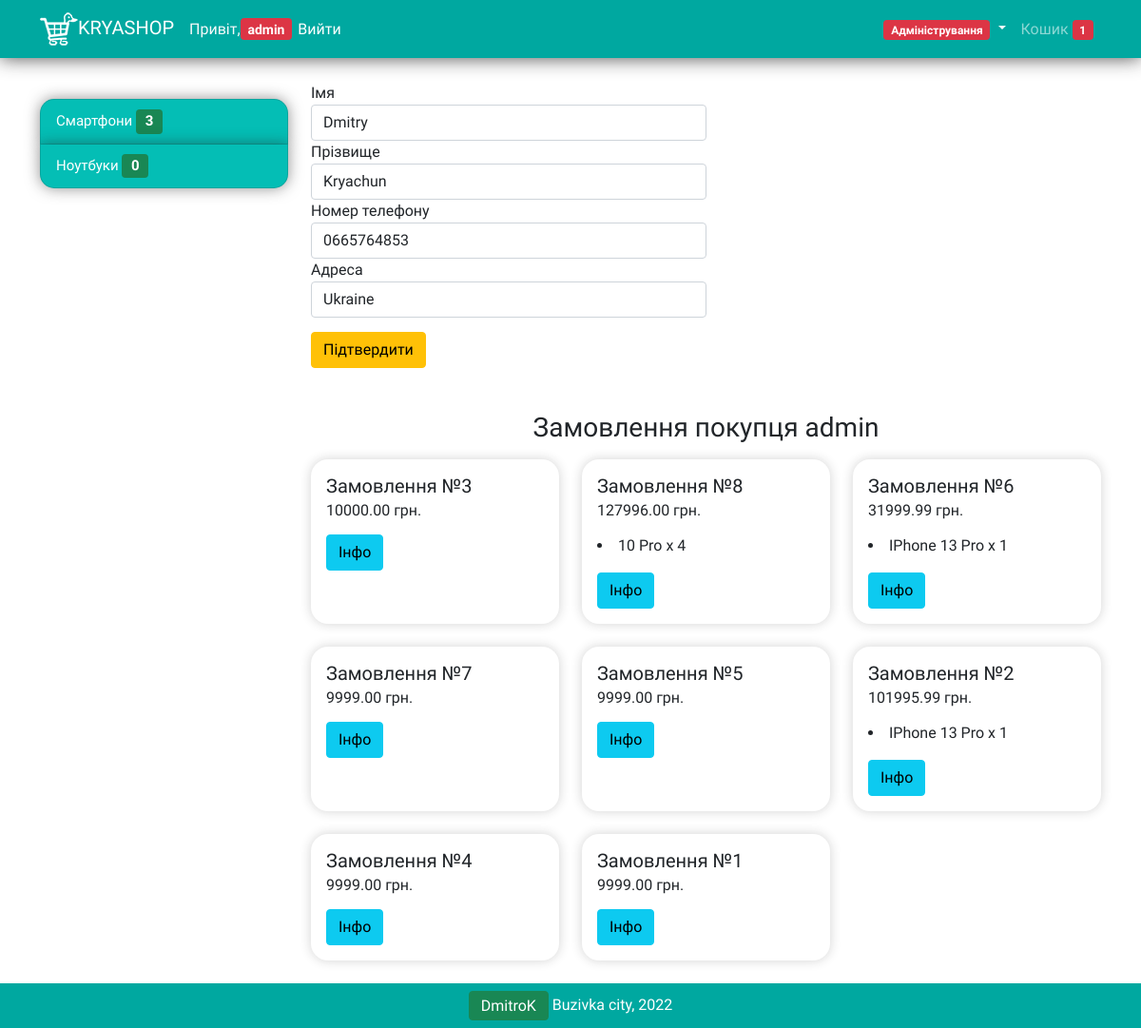
Screenshot of /profile/ (signed in) with the database file from the repository.
### Shop/models.py (models this page shows, shortened)
class Cart(models.Model):
    owner = models.ForeignKey('Customer', null=True, verbose_name='', on_delete=models.CASCADE)
    products = models.ManyToManyField(CartProduct, blank=True, related_name='related_cart')
    total_products = models.PositiveIntegerField(default=0)
    final_price = models.DecimalField(max_digits=9, decimal_places=2, default=0, verbose_name='Сумма до оплати')
    in_order = models.BooleanField(default=False)
    for_anonymous_user = models.BooleanField(default=False)
    class Meta:
        verbose_name = 'Кошик'
        verbose_name_plural = 'Кошики'

class Category(models.Model):
    name = models.CharField(max_length=100, verbose_name='Імя категорії')
    slug = models.SlugField(unique=True)
    class Meta:
        verbose_name = 'Категорія'
        verbose_name_plural = 'Категорії'
    def get_absolute_url(self):
        return reverse('category_detail', kwargs={'slug': self.slug})

class Customer(models.Model):
    user = models.ForeignKey(User, verbose_name='Користувач', on_delete=models.CASCADE)
    phone = models.CharField(max_length=20, verbose_name='Номер телефону', null=True, blank=True)
    address = models.CharField(max_length=255, verbose_name='Адреса', null=True, blank=True)
    orders = models.ManyToManyField('Order', verbose_name='Замовлення покупця', related_name ='related_customer')
    class Meta:
        verbose_name = 'Покупець'
        verbose_name_plural = 'Покупці'

class Order(models.Model):
    STATUS_NEW = 'new'
    STATUS_IN_PROGRESS = 'in_progress'
    STATUS_READY = 'is_ready'
    STATUS_COMPLETED = 'completed'
    BUYING_TYPE_SELF = 'self'
    BUYING_TYPE_DELIVERY = 'delivery'
    BUYING_TYPE_SHOP = 'shop'
    STATUS_CHOISES = (
        (STATUS_NEW, 'Нове замовлення'),
        (STATUS_IN_PROGRESS, 'Замовлення в процесі'),
        (STATUS_READY, 'Замовлення готове'),
        (STATUS_COMPLETED, 'Замовлення завершене')
    )
    BUYING_CHOISES = (
        (BUYING_TYPE_SELF,'Самовивіз'),
        (BUYING_TYPE_DELIVERY,'Доставка кур\'єром'),
    )
    customer = models.ForeignKey(Customer, verbose_name='Покупець', related_name ='related_orders', on_delete=models.CASCADE)
    first_name = models.CharField(max_length=255, verbose_name='Імя')
    last_name = models.CharField(max_length=255, verbose_name='Прізвище')
    phone = models.CharField(max_length=20, verbose_name='Номер телефону')
    cart = models.ForeignKey(Cart, verbose_name='Кошик', on_delete=models.CASCADE, null=True, blank=True)
    address = models.CharField(max_length=1024, verbose_name='Адреса', null=True, blank=True)
    status = models.CharField(max_length=100, verbose_name='Статус замовлення', choices=STATUS_CHOISES, default=STATUS_NEW)
    buying_type = models.CharField(max_length=100, verbose_name='Тип замовлення', choices=BUYING_CHOISES, default=BUYING_TYPE_SELF)
    comment = models.TextField(verbose_name='Комментарій', null=True, blank=True)
    created_at = models.DateTimeField(auto_now=True,  verbose_name='Дата створення замовлення')
    order_date = models.DateField(verbose_name='Дата отримання замовлення', default=(date.today() + timedelta(days=2)))
    class Meta:
        verbose_name = 'Замовлення'
        verbose_name_plural = 'Замовлення (множина)'

class CartProduct(models.Model):
    user = models.ForeignKey('Customer', verbose_name='Покупець', on_delete=models.CASCADE)
    cart = models.ForeignKey('Cart', verbose_name='Кошик', on_delete=models.CASCADE, related_name='related_products')
    product = models.ForeignKey(Product, verbose_name='Товар', on_delete=models.CASCADE)
    qty = models.PositiveIntegerField(default=1)
    final_price = models.DecimalField(max_digits=9, decimal_places=2, verbose_name='Сумма')
    class Meta:
        verbose_name = 'Продукт для корзини'
        verbose_name_plural = 'Продукти для корзини'

class Product(models.Model):
    category = models.ForeignKey(Category, verbose_name='Категорія', on_delete=models.CASCADE, default='notebook')
    brand = models.ForeignKey(Brand, verbose_name='Бренд', on_delete=models.CASCADE, default='')
    title = models.CharField(max_length=100, verbose_name='Назва товару', default='default')
    slug = models.SlugField(unique=True)
    image = models.ImageField(verbose_name='Зображення', upload_to = "images/")
    description = models.TextField(verbose_name='Опис', null=True)
    amount = models.PositiveIntegerField(default=1, verbose_name='Кількість на складі', validators=[
        MaxValueValidator(
            limit_value = 100000,
            message = 'Не може бути більше 100 тисяч'
        ),
        MinValueValidator(
            limit_value=0,
            message = 'Кількість не може бути нижчою за 0!'
        )
    ])
    price = models.DecimalField(max_digits=9, decimal_places=2, verbose_name='Ціна', validators=[
        MaxValueValidator(
            limit_value = 1000000,
            message = 'Ціна не може перевищувати 1 млн грн!'
        ),
        MinValueValidator(
            limit_value=0,
            message = 'Ціна не може бути нижчою за 0 гривень!'
        )
    ])
    old_price = models.DecimalField(max_digits=9, decimal_places=2, default=0, verbose_name='Стара ціна', validators=[
        MaxValueValidator(
            limit_value = 1000000,
            message = 'Ціна не може перевищувати 1 млн грн!'
        )
    ])
    features = models.ManyToManyField("specs.ProductFeatures", blank=True, related_name='features_for_product')
    class Meta:
        verbose_name = 'Товар'
        verbose_name_plural = 'Товари'

### Shop/views.py (the view)
# urls.py: path('profile/', ProfileView.as_view(), name='profile'),
class ProfileView(CartMixin, View):
    def get(self, request, *args, **kwargs):
        customer = Customer.objects.get(user=request.user)
        orders = Order.objects.filter(customer=customer).order_by('-created_at')
        categories = Category.objects.all()
        user = request.user
        edit_customer_form = EditCustomerForm(initial={
            'first_name': user.first_name,
            'last_name': user.last_name,
            'phone': customer.phone,
            'address': customer.address
        })
        context={
            'edit_customer_form': edit_customer_form,
            'orders': orders,
            'categories': categories,
            'cart': self.cart,
        }
        return render(request, 'profile.html', context)

### Shop/forms.py
class EditCustomerForm(forms.ModelForm):
    phone = forms.CharField(required=False)
    address = forms.CharField(required=False)
    class Meta:
        model = User
        fields = (
            'first_name', 'last_name', 'phone', 'address'
        )
    def __init__(self, *args, **kwargs):
        super().__init__(*args, **kwargs)
        self.fields['first_name'].label = 'Імя'
        self.fields['last_name'].label = 'Прізвище'
        self.fields['phone'].label = 'Номер телефону'
        self.fields['address'].label = 'Адреса'

### Shop/mixins.py (called while the page is built)
    def dispatch(self, request, *args, **kwargs):
        if request.user.is_authenticated:
            customer = Customer.objects.filter(user=request.user).first()
            if not customer:
                customer = Customer.objects.create(
                    user=request.user
                )
            cart = Cart.objects.filter(owner=customer, in_order=False).first()
            if not cart:
                cart = Cart.objects.create(owner=customer)
        else:
            cart = Cart.objects.filter(for_anonymous_user=True).first()
            if not cart:
                cart = Cart.objects.create(for_anonymous_user=True)
        self.cart = cart
        return super().dispatch(request, *args, **kwargs)

### Shop/templates/profile.html (shortened to what this page needs)
{% extends 'base.html' %}
{% load crispy_forms_tags %}
{% block content %}
<div class="col-md-12" style="margin-top: 30px; margin-bottom: 30px;">
  <div class="col-lg-6 col-md-6 mb-4">
    <form action="{% url 'edit_customer' %}" method="POST">
        {{edit_customer_form|crispy}}
        <input type="submit" class="btn btn-warning btn-block mb-3" style="margin-bottom: 15px; margin-top: 15px;" value="Підтвердити">
      </form>
    </div>
</div>
<h3 class="text-center mt-3 mb-3">Замовлення покупця {{request.user.username}}</h3>
{% if not orders.count %}
<div class="col-md-12" style="margin-top: 300px; margin-bottom: 300px;">
    <h5 class="text-center mt-3 mb-3">
        На жаль ви ще не створювали замовлення! Але це ще не пізно виправити:)
    </h5>
    <h5 class="text-center mt-3 mb-3">
        <a href="{% url 'base' %}">
            Почати створювати покупки!
        </a>
    </h5>
</div>
{% else %}
<div class="col-md-12">
    <div class="row">
    {% for order in orders %}
    <div class="col-lg-4 col-md-6 mb-4">
    <div class="card h-100 product" >
        <div class="card-body">
          <h5 class="card-title">Замовлення №{{order.id}}</h5>
          <h6 class="card-subtitle mb-2">{{order.cart.final_price}} грн.</h6>
          <p>
          {% for item in order.cart.products.all %}
                            <li>{{item.product.title}} x {{item.qty}}</li>
          {% endfor %}
          </p>
          <button type="button" class="btn btn-info" data-bs-toggle="modal" data-bs-target="#modal-{{order.id}}">Інфо</button>
        </div>
      </div>
      </div>
    {%endfor%}
</div>
</div>
{% endif %}
{% endblock %}

### Shop/templates/base.html (shortened to what this page needs)
{% load static %}
<!DOCTYPE html>
<html lang="en">
<head>
  <link href="https://cdn.jsdelivr.net/npm/bootstrap@5.0.2/dist/css/bootstrap.min.css" rel="stylesheet">
</head>
<body>
  <nav class="navbar navbar-expand-lg navbar-dark fixed-top" style="background-color: rgb(0, 168, 160);">
    <div class="container">
      <a class="navbar-brand" href="{% url 'base' %}"><img class="img-fluid" src="{% static 'logo.png' %}">KRYASHOP</a>
      <div class="collapse navbar-collapse" id="navbarSupportedContent">
        <ul class="navbar-nav me-auto mb-2 mb-lg-0">
          {% if request.user.is_authenticated %}
          <li class="nav-item" style="margin-right: 6px">
            <span class="navbar text text-light"> Привіт,
              <span class="badge bg-danger">
                <a style="text-decoration: none; font-size: 14px; color: white;"
                  href="{% url 'profile' %}">{{request.user.username}}
                </a>
              </span>
            </span>
          </li>
          <li class="nav-item">
            <span class="navbar text text-light">
              <a href="{% url 'logout' %}" style="text-decoration: none; color: white;"> Вийти</a>
            </span>
          </li>
          {% endif %}
        </ul>
        <ul class= "navbar-nav ">
          <li class="nav-item dropdown">
            {%if request.user.is_superuser or request.user.is_staff %}
              <a class="nav-link text-light dropdown-toggle" href="#" id="navbarDropdown" role="button"
              data-bs-toggle="dropdown" aria-expanded="false">
                <span class="badge bg-danger">Адміністрування</span>
              </a>
            {%endif%}
        </li>
          {% if request.user.is_authenticated %}
            <a class="nav-link" href="{% url 'cart' %}">Кошик <span class="badge bg-danger">{{cart.total_products }}</span></a>
          {%endif%}
        </ul>
      </div>
    </div>
  </nav>
<div class="page">
  <div class="container">
    <div class="row">
      <div class="col-lg-3 mt-5">
        <div class="list-group category-div" >
          {% for category in categories %}
          <a href="{{ category.get_absolute_url }}" class="list-group-item category-a"><span style="font-size: 15px; text-decoration: none; color: white;">{{ category.name }} </span><span class="badge bg-success" style="font-size: 15px;">   {{ category.product_set.count }}   </span></a>
          {% endfor %}
        </div>
      </div>
      <div class="col-lg-9">
        {% block content %}{% endblock content %}
      </div>
    </div>
  </div>
  <footer class="py-2" style="background-color: rgb(0, 168, 160); margin-top: auto;">
    <div class="container">
      <p class="m-0 text-center text-white">
        <button type="button" class="btn btn-success" style="padding-top: 3px; padding-bottom: 2px;" data-bs-toggle="modal" data-bs-target="#aboutModal">
          DmitroK
        </button>
        Buzivka city, 2022
      </p>
    </div>
  </footer>
</div>
</body>
</html>

### Shop/templates/base.html (style rules this page uses)
.navbar-expand-lg { box-shadow: 0 0 20px rgba(33, 33, 33, 0.808); }
body { height: 100%; font-family: 'Comfortaa', cursive; }
.product { transition: box-shadow .3s; border-radius: 18px; border: none; box-shadow: 0 0 12px rgba(33,33,33,.2); }
.page { padding-top: 56px; overflow: hidden; display: flex; flex-direction: column; min-height: 100vh; }
.category-div { border-radius: 15px; }
.category-a { text-decoration: none; font-size: 14px; color: white; background-color: rgb(4, 190, 181); transition: .1s; box-shadow: 0 0 15px rgba(33,33,33,0.5); padding-top: 10px; padding-bottom: 10px; }

### rows the page displays
Cart: total_products "1"
Category: name "Смартфони", product_set.count "3"
Category: name "Ноутбуки", product_set.count "0"
Customer: phone "0665764853", address "Ukraine"
Order: id "3", cart.final_price "10000.00"
Order: id "8", cart.final_price "127996.00"
CartProduct: product "10 Pro", qty "4"
Order: id "6", cart.final_price "31999.99"
CartProduct: product "IPhone 13 Pro", qty "1"
Order: id "7", cart.final_price "9999.00"
Order: id "5", cart.final_price "9999.00"
Order: id "2", cart.final_price "101995.99"
CartProduct: product "IPhone 13 Pro", qty "1"
Order: id "4", cart.final_price "9999.00"
Order: id "1", cart.final_price "9999.00"

### other values shown
{{ request.user.username }} "admin"
